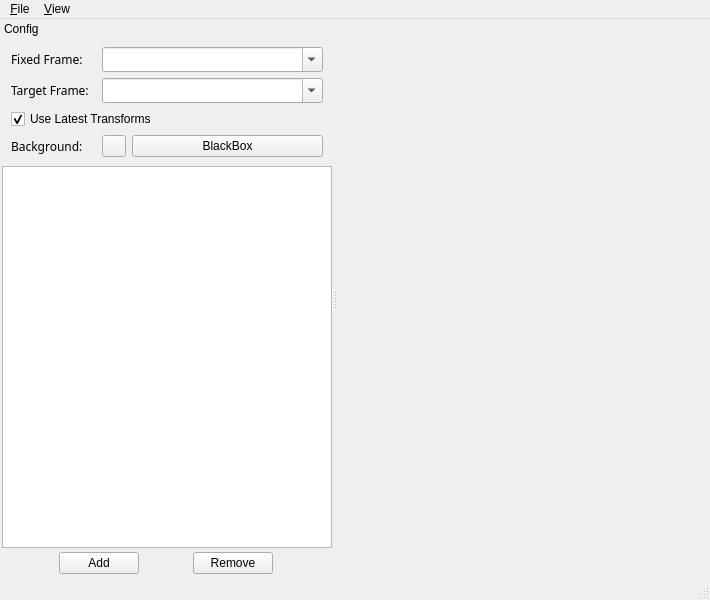
<?xml version="1.0" encoding="UTF-8"?>
<ui version="4.0">
 <class>mapviz</class>
 <widget class="QMainWindow" name="mapviz">
  <property name="geometry">
   <rect>
    <x>0</x>
    <y>0</y>
    <width>710</width>
    <height>600</height>
   </rect>
  </property>
  <property name="sizePolicy">
   <sizepolicy hsizetype="MinimumExpanding" vsizetype="MinimumExpanding">
    <horstretch>0</horstretch>
    <verstretch>0</verstretch>
   </sizepolicy>
  </property>
  <property name="minimumSize">
   <size>
    <width>600</width>
    <height>400</height>
   </size>
  </property>
  <property name="windowTitle">
   <string>mapviz</string>
  </property>
  <property name="unifiedTitleAndToolBarOnMac">
   <bool>false</bool>
  </property>
  <widget class="QWidget" name="centralwidget"/>
  <widget class="QMenuBar" name="menubar">
   <property name="geometry">
    <rect>
     <x>0</x>
     <y>0</y>
     <width>710</width>
     <height>25</height>
    </rect>
   </property>
   <widget class="QMenu" name="menuFile">
    <property name="title">
     <string>&amp;File</string>
    </property>
    <addaction name="actionOpen_config"/>
    <addaction name="separator"/>
    <addaction name="actionSave_config"/>
    <addaction name="separator"/>
    <addaction name="actionSet_Capture_Directory"/>
    <addaction name="actionExit"/>
   </widget>
   <widget class="QMenu" name="menu_View">
    <property name="title">
     <string>&amp;View</string>
    </property>
    <addaction name="actionFix_Orientation"/>
    <addaction name="separator"/>
    <addaction name="actionForce_720p"/>
    <addaction name="actionForce_480p"/>
    <addaction name="actionResizable"/>
    <addaction name="separator"/>
    <addaction name="actionConfig_Dock"/>
    <addaction name="actionShow_Status_Bar"/>
    <addaction name="actionShow_Capture_Tools"/>
   </widget>
   <addaction name="menuFile"/>
   <addaction name="menu_View"/>
  </widget>
  <widget class="QStatusBar" name="statusbar">
   <property name="enabled">
    <bool>true</bool>
   </property>
  </widget>
  <widget class="QDockWidget" name="configdock">
   <property name="minimumSize">
    <size>
     <width>332</width>
     <height>301</height>
    </size>
   </property>
   <property name="features">
    <set>QDockWidget::DockWidgetMovable</set>
   </property>
   <property name="allowedAreas">
    <set>Qt::LeftDockWidgetArea|Qt::RightDockWidgetArea</set>
   </property>
   <property name="windowTitle">
    <string>Config</string>
   </property>
   <attribute name="dockWidgetArea">
    <number>1</number>
   </attribute>
   <widget class="QWidget" name="dockWidgetContents">
    <layout class="QVBoxLayout" name="verticalLayout">
     <property name="spacing">
      <number>0</number>
     </property>
     <property name="leftMargin">
      <number>2</number>
     </property>
     <property name="topMargin">
      <number>0</number>
     </property>
     <property name="rightMargin">
      <number>0</number>
     </property>
     <property name="bottomMargin">
      <number>0</number>
     </property>
     <item>
      <widget class="QWidget" name="widget_2" native="true">
       <layout class="QGridLayout" name="gridLayout">
        <item row="0" column="0">
         <widget class="QLabel" name="label">
          <property name="maximumSize">
           <size>
            <width>85</width>
            <height>16777215</height>
           </size>
          </property>
          <property name="font">
           <font>
            <family>Sans Serif</family>
            <pointsize>9</pointsize>
           </font>
          </property>
          <property name="text">
           <string>Fixed Frame:</string>
          </property>
         </widget>
        </item>
        <item row="1" column="0" rowspan="2">
         <widget class="QLabel" name="label_2">
          <property name="maximumSize">
           <size>
            <width>85</width>
            <height>16777215</height>
           </size>
          </property>
          <property name="font">
           <font>
            <family>Sans Serif</family>
            <pointsize>9</pointsize>
           </font>
          </property>
          <property name="text">
           <string>Target Frame:</string>
          </property>
         </widget>
        </item>
        <item row="5" column="0">
         <widget class="QLabel" name="label_3">
          <property name="maximumSize">
           <size>
            <width>85</width>
            <height>16777215</height>
           </size>
          </property>
          <property name="font">
           <font>
            <family>Sans Serif</family>
            <pointsize>9</pointsize>
           </font>
          </property>
          <property name="text">
           <string>Background:</string>
          </property>
         </widget>
        </item>
        <item row="5" column="1">
         <widget class="QPushButton" name="bg_color">
          <property name="maximumSize">
           <size>
            <width>24</width>
            <height>24</height>
           </size>
          </property>
          <property name="autoFillBackground">
           <bool>false</bool>
          </property>
          <property name="styleSheet">
           <string notr="true"/>
          </property>
          <property name="text">
           <string/>
          </property>
         </widget>
        </item>
        <item row="5" column="2">
         <widget class="QPushButton" name="blackbox_trigger_btn">
          <property name="text">
           <string>BlackBox</string>
          </property>
         </widget>
        </item>
        <item row="1" column="1" rowspan="2" colspan="2">
         <widget class="QComboBox" name="targetframe">
          <property name="sizePolicy">
           <sizepolicy hsizetype="Expanding" vsizetype="Fixed">
            <horstretch>0</horstretch>
            <verstretch>0</verstretch>
           </sizepolicy>
          </property>
          <property name="maximumSize">
           <size>
            <width>16777215</width>
            <height>25</height>
           </size>
          </property>
          <property name="font">
           <font>
            <family>Sans Serif</family>
            <pointsize>9</pointsize>
           </font>
          </property>
          <property name="editable">
           <bool>true</bool>
          </property>
         </widget>
        </item>
        <item row="0" column="1" colspan="2">
         <widget class="QComboBox" name="fixedframe">
          <property name="sizePolicy">
           <sizepolicy hsizetype="Expanding" vsizetype="Fixed">
            <horstretch>0</horstretch>
            <verstretch>0</verstretch>
           </sizepolicy>
          </property>
          <property name="maximumSize">
           <size>
            <width>16777215</width>
            <height>25</height>
           </size>
          </property>
          <property name="font">
           <font>
            <family>Sans Serif</family>
            <pointsize>9</pointsize>
           </font>
          </property>
          <property name="editable">
           <bool>true</bool>
          </property>
         </widget>
        </item>
        <item row="3" column="0" colspan="3">
         <widget class="QCheckBox" name="uselatesttransforms">
          <property name="layoutDirection">
           <enum>Qt::LeftToRight</enum>
          </property>
          <property name="text">
           <string>Use Latest Transforms</string>
          </property>
          <property name="checked">
           <bool>true</bool>
          </property>
         </widget>
        </item>
       </layout>
      </widget>
     </item>
     <item>
      <widget class="mapviz::PluginConfigList" name="configs">
       <property name="horizontalScrollBarPolicy">
        <enum>Qt::ScrollBarAsNeeded</enum>
       </property>
       <property name="dragEnabled">
        <bool>true</bool>
       </property>
       <property name="dragDropMode">
        <enum>QAbstractItemView::InternalMove</enum>
       </property>
       <property name="defaultDropAction">
        <enum>Qt::MoveAction</enum>
       </property>
      </widget>
     </item>
     <item>
      <widget class="QWidget" name="widget" native="true">
       <layout class="QHBoxLayout" name="horizontalLayout">
        <property name="topMargin">
         <number>4</number>
        </property>
        <property name="bottomMargin">
         <number>4</number>
        </property>
        <item>
         <widget class="QPushButton" name="addbutton">
          <property name="maximumSize">
           <size>
            <width>80</width>
            <height>16777215</height>
           </size>
          </property>
          <property name="text">
           <string>Add</string>
          </property>
         </widget>
        </item>
        <item>
         <widget class="QPushButton" name="removebutton">
          <property name="maximumSize">
           <size>
            <width>80</width>
            <height>16777215</height>
           </size>
          </property>
          <property name="text">
           <string>Remove</string>
          </property>
         </widget>
        </item>
       </layout>
      </widget>
     </item>
    </layout>
   </widget>
  </widget>
  <action name="actionExit">
   <property name="text">
    <string>Exit</string>
   </property>
  </action>
  <action name="actionOpen_config">
   <property name="text">
    <string>Open Config</string>
   </property>
  </action>
  <action name="actionSave_config">
   <property name="text">
    <string>Save Config</string>
   </property>
  </action>
  <action name="actionConfig_Dock">
   <property name="checkable">
    <bool>true</bool>
   </property>
   <property name="checked">
    <bool>true</bool>
   </property>
   <property name="text">
    <string>Show Config Panel</string>
   </property>
  </action>
  <action name="actionFix_Orientation">
   <property name="checkable">
    <bool>true</bool>
   </property>
   <property name="text">
    <string>Fix Orientation</string>
   </property>
  </action>
  <action name="actionForce_720p">
   <property name="checkable">
    <bool>true</bool>
   </property>
   <property name="text">
    <string>Force 720p</string>
   </property>
  </action>
  <action name="actionForce_480p">
   <property name="checkable">
    <bool>true</bool>
   </property>
   <property name="text">
    <string>Force 480p</string>
   </property>
  </action>
  <action name="actionResizable">
   <property name="checkable">
    <bool>true</bool>
   </property>
   <property name="checked">
    <bool>true</bool>
   </property>
   <property name="text">
    <string>Resizable</string>
   </property>
  </action>
  <action name="actionSet_Capture_Directory">
   <property name="text">
    <string>Set Capture Directory</string>
   </property>
  </action>
  <action name="actionShow_Status_Bar">
   <property name="checkable">
    <bool>true</bool>
   </property>
   <property name="checked">
    <bool>true</bool>
   </property>
   <property name="text">
    <string>Show Status Bar</string>
   </property>
  </action>
  <action name="actionShow_Capture_Tools">
   <property name="checkable">
    <bool>true</bool>
   </property>
   <property name="checked">
    <bool>true</bool>
   </property>
   <property name="text">
    <string>Show Capture Tools</string>
   </property>
  </action>
 </widget>
 <customwidgets>
  <customwidget>
   <class>mapviz::PluginConfigList</class>
   <extends>QListWidget</extends>
   <header>mapviz/widgets.h</header>
  </customwidget>
 </customwidgets>
 <tabstops>
  <tabstop>fixedframe</tabstop>
  <tabstop>targetframe</tabstop>
  <tabstop>uselatesttransforms</tabstop>
  <tabstop>bg_color</tabstop>
  <tabstop>blackbox_trigger_btn</tabstop>
  <tabstop>configs</tabstop>
  <tabstop>addbutton</tabstop>
  <tabstop>removebutton</tabstop>
 </tabstops>
 <resources>
  <include location="resources/icons.qrc"/>
 </resources>
 <connections>
  <connection>
   <sender>addbutton</sender>
   <signal>clicked()</signal>
   <receiver>mapviz</receiver>
   <slot>SelectNewDisplay()</slot>
   <hints>
    <hint type="sourcelabel">
     <x>107</x>
     <y>573</y>
    </hint>
    <hint type="destinationlabel">
     <x>327</x>
     <y>471</y>
    </hint>
   </hints>
  </connection>
  <connection>
   <sender>removebutton</sender>
   <signal>clicked()</signal>
   <receiver>mapviz</receiver>
   <slot>RemoveDisplay()</slot>
   <hints>
    <hint type="sourcelabel">
     <x>224</x>
     <y>573</y>
    </hint>
    <hint type="destinationlabel">
     <x>328</x>
     <y>407</y>
    </hint>
   </hints>
  </connection>
  <connection>
   <sender>actionConfig_Dock</sender>
   <signal>toggled(bool)</signal>
   <receiver>mapviz</receiver>
   <slot>ToggleConfigPanel(bool)</slot>
   <hints>
    <hint type="sourcelabel">
     <x>-1</x>
     <y>-1</y>
    </hint>
    <hint type="destinationlabel">
     <x>399</x>
     <y>299</y>
    </hint>
   </hints>
  </connection>
  <connection>
   <sender>fixedframe</sender>
   <signal>editTextChanged(QString)</signal>
   <receiver>mapviz</receiver>
   <slot>FixedFrameSelected(QString)</slot>
   <hints>
    <hint type="sourcelabel">
     <x>185</x>
     <y>62</y>
    </hint>
    <hint type="destinationlabel">
     <x>428</x>
     <y>192</y>
    </hint>
   </hints>
  </connection>
  <connection>
   <sender>targetframe</sender>
   <signal>editTextChanged(QString)</signal>
   <receiver>mapviz</receiver>
   <slot>TargetFrameSelected(QString)</slot>
   <hints>
    <hint type="sourcelabel">
     <x>206</x>
     <y>94</y>
    </hint>
    <hint type="destinationlabel">
     <x>428</x>
     <y>330</y>
    </hint>
   </hints>
  </connection>
  <connection>
   <sender>actionFix_Orientation</sender>
   <signal>toggled(bool)</signal>
   <receiver>mapviz</receiver>
   <slot>ToggleFixOrientation(bool)</slot>
   <hints>
    <hint type="sourcelabel">
     <x>-1</x>
     <y>-1</y>
    </hint>
    <hint type="destinationlabel">
     <x>399</x>
     <y>299</y>
    </hint>
   </hints>
  </connection>
  <connection>
   <sender>actionOpen_config</sender>
   <signal>activated()</signal>
   <receiver>mapviz</receiver>
   <slot>OpenConfig()</slot>
   <hints>
    <hint type="sourcelabel">
     <x>-1</x>
     <y>-1</y>
    </hint>
    <hint type="destinationlabel">
     <x>399</x>
     <y>299</y>
    </hint>
   </hints>
  </connection>
  <connection>
   <sender>actionSave_config</sender>
   <signal>activated()</signal>
   <receiver>mapviz</receiver>
   <slot>SaveConfig()</slot>
   <hints>
    <hint type="sourcelabel">
     <x>-1</x>
     <y>-1</y>
    </hint>
    <hint type="destinationlabel">
     <x>399</x>
     <y>299</y>
    </hint>
   </hints>
  </connection>
  <connection>
   <sender>actionForce_720p</sender>
   <signal>toggled(bool)</signal>
   <receiver>mapviz</receiver>
   <slot>Force720p(bool)</slot>
   <hints>
    <hint type="sourcelabel">
     <x>-1</x>
     <y>-1</y>
    </hint>
    <hint type="destinationlabel">
     <x>399</x>
     <y>299</y>
    </hint>
   </hints>
  </connection>
  <connection>
   <sender>actionForce_480p</sender>
   <signal>toggled(bool)</signal>
   <receiver>mapviz</receiver>
   <slot>Force480p(bool)</slot>
   <hints>
    <hint type="sourcelabel">
     <x>-1</x>
     <y>-1</y>
    </hint>
    <hint type="destinationlabel">
     <x>399</x>
     <y>299</y>
    </hint>
   </hints>
  </connection>
  <connection>
   <sender>actionResizable</sender>
   <signal>toggled(bool)</signal>
   <receiver>mapviz</receiver>
   <slot>SetResizable(bool)</slot>
   <hints>
    <hint type="sourcelabel">
     <x>-1</x>
     <y>-1</y>
    </hint>
    <hint type="destinationlabel">
     <x>399</x>
     <y>299</y>
    </hint>
   </hints>
  </connection>
  <connection>
   <sender>bg_color</sender>
   <signal>clicked()</signal>
   <receiver>mapviz</receiver>
   <slot>SelectBackgroundColor()</slot>
   <hints>
    <hint type="sourcelabel">
     <x>123</x>
     <y>171</y>
    </hint>
    <hint type="destinationlabel">
     <x>375</x>
     <y>136</y>
    </hint>
   </hints>
  </connection>
  <connection>
   <sender>uselatesttransforms</sender>
   <signal>toggled(bool)</signal>
   <receiver>mapviz</receiver>
   <slot>ToggleUseLatestTransforms(bool)</slot>
   <hints>
    <hint type="sourcelabel">
     <x>58</x>
     <y>130</y>
    </hint>
    <hint type="destinationlabel">
     <x>460</x>
     <y>242</y>
    </hint>
   </hints>
  </connection>
  <connection>
   <sender>actionSet_Capture_Directory</sender>
   <signal>activated()</signal>
   <receiver>mapviz</receiver>
   <slot>SetCaptureDirectory()</slot>
   <hints>
    <hint type="sourcelabel">
     <x>-1</x>
     <y>-1</y>
    </hint>
    <hint type="destinationlabel">
     <x>354</x>
     <y>299</y>
    </hint>
   </hints>
  </connection>
  <connection>
   <sender>actionShow_Status_Bar</sender>
   <signal>toggled(bool)</signal>
   <receiver>mapviz</receiver>
   <slot>ToggleStatusBar(bool)</slot>
   <hints>
    <hint type="sourcelabel">
     <x>-1</x>
     <y>-1</y>
    </hint>
    <hint type="destinationlabel">
     <x>354</x>
     <y>299</y>
    </hint>
   </hints>
  </connection>
  <connection>
   <sender>actionShow_Capture_Tools</sender>
   <signal>triggered(bool)</signal>
   <receiver>mapviz</receiver>
   <slot>ToggleCaptureTools(bool)</slot>
   <hints>
    <hint type="sourcelabel">
     <x>-1</x>
     <y>-1</y>
    </hint>
    <hint type="destinationlabel">
     <x>354</x>
     <y>299</y>
    </hint>
   </hints>
  </connection>
 </connections>
 <slots>
  <slot>SelectNewDisplay()</slot>
  <slot>RemoveDisplay()</slot>
  <slot>ToggleConfigPanel(bool)</slot>
  <slot>FixedFrameSelected(QString)</slot>
  <slot>TargetFrameSelected(QString)</slot>
  <slot>ToggleFixOrientation(bool)</slot>
  <slot>MoveDisplay(QModelIndexList)</slot>
  <slot>OpenConfig()</slot>
  <slot>SaveConfig()</slot>
  <slot>Force720p(bool)</slot>
  <slot>Force480p(bool)</slot>
  <slot>SetResizable(bool)</slot>
  <slot>SelectBackgroundColor()</slot>
  <slot>ToggleUseLatestTransforms(bool)</slot>
  <slot>SetCaptureDirectory()</slot>
  <slot>ToggleStatusBar(bool)</slot>
  <slot>ToggleCaptureTools(bool)</slot>
 </slots>
</ui>
